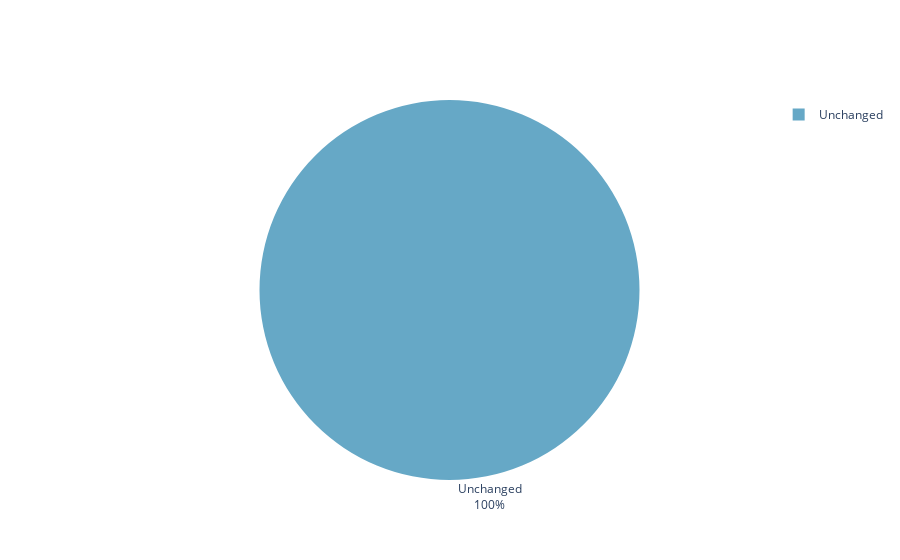
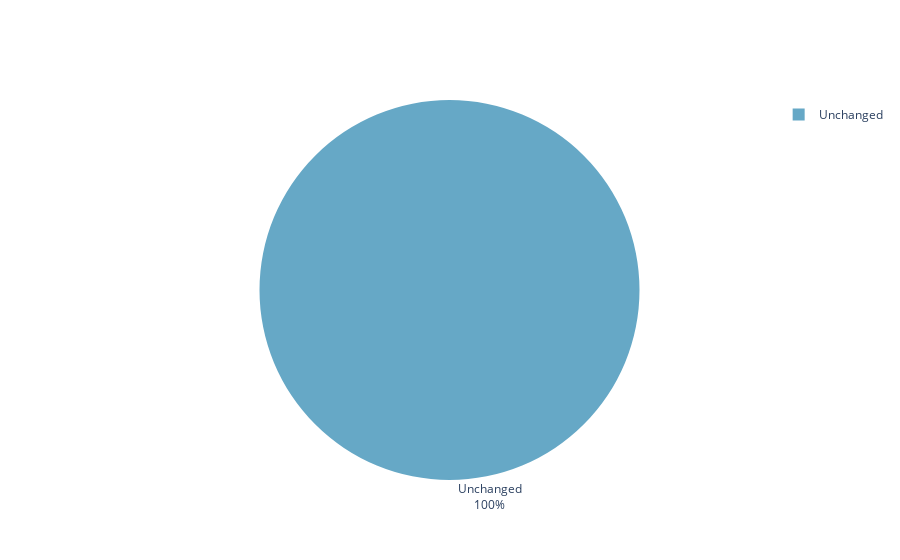

Notebook source saved alongside these figures, in order:
### Code cell
for key, value in name_dict.items():
    df_purp = df.loc[df.primary_purpose_base == key]
    if len(df_purp) == 0:
        continue 
        
    print(f"#### {value}")
    df_purp_cases = df_purp.Case.value_counts()
    print(str(df_purp_cases).replace("\n","<br>"))
    
    fig = vh.create_pie_chart(df_purp_cases.to_frame().sort_index(),["count"])
    
    fig.show()
    display(Markdown(" "))

### Figure 1 — Plotly figure (JSON) as saved in the notebook; plotly's stock layout.template omitted (floating-point values rounded to 4 significant figures)
{"data": [{"automargin": true, "hoverinfo": "value", "labels": ["Unchanged"], "marker": {"colors": ["#66A8C6"]}, "textinfo": "label+percent", "textposition": "outside", "type": "pie", "values": [8]}], "layout": {}}

### Figure 2 — Plotly figure (JSON) as saved in the notebook; plotly's stock layout.template omitted (floating-point values rounded to 4 significant figures)
{"data": [{"automargin": true, "hoverinfo": "value", "labels": ["Unchanged"], "marker": {"colors": ["#66A8C6"]}, "textinfo": "label+percent", "textposition": "outside", "type": "pie", "values": [4]}], "layout": {}}
